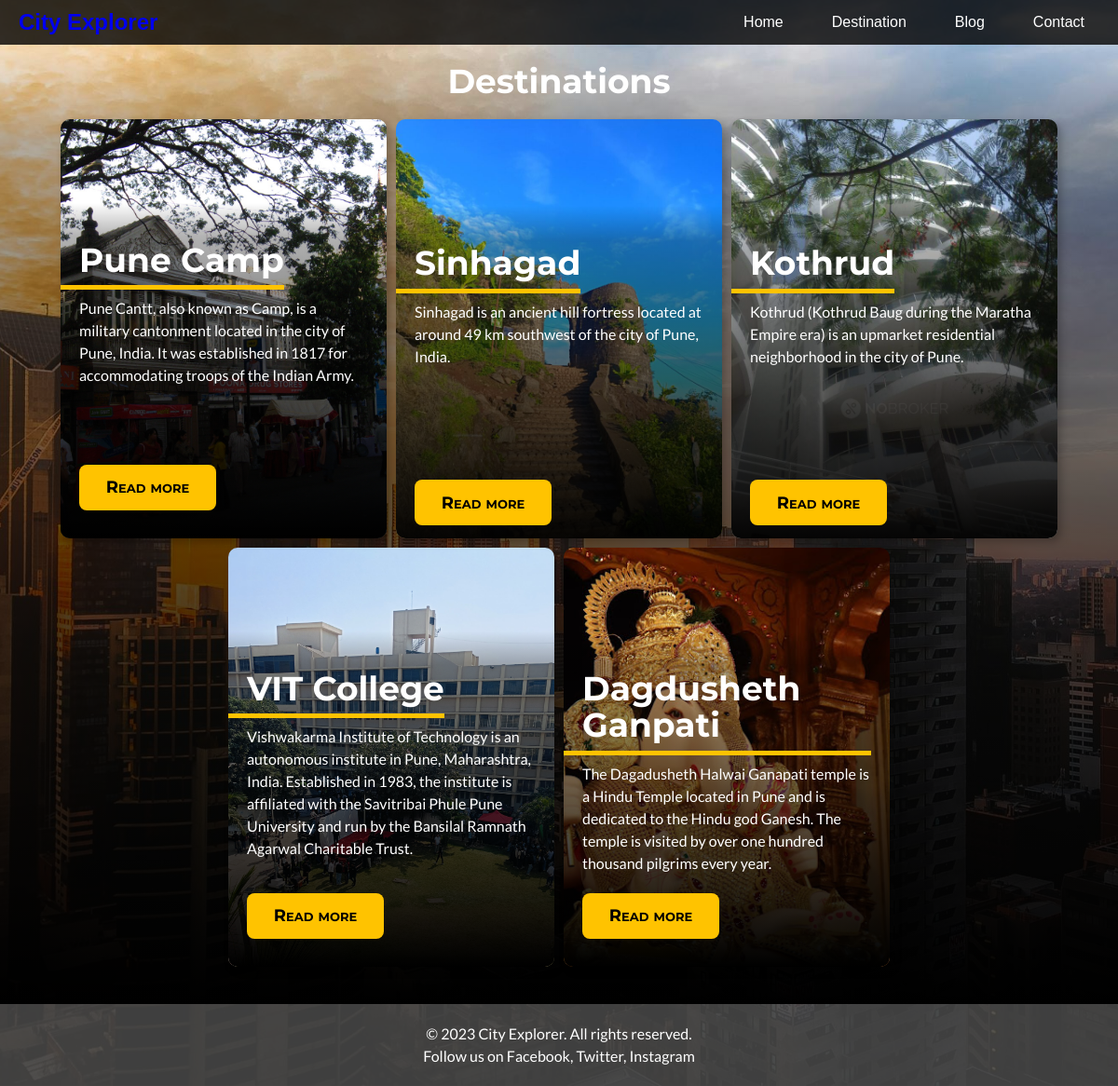
/destinations/, run on the app's committed database.
### destinations/models.py (models this page shows)
class destinations(models.Model):
    dest_name=models.CharField(max_length=100)
    dest_desc=models.TextField()
    dest_image=models.FileField(upload_to="Destinations/",max_length=250,null = True,default=None)
    dest_slug = AutoSlugField(populate_from ="dest_name", unique = True, null = True,default = None)

### ASEP/views.py (the view)
# urls.py: path('destinations/',views.dest),
def dest(reqeust):
    dataHolder= destinations.objects.all()
    data = {
        'title':'Destinations',
        'cardData':dataHolder
    }
    return render(reqeust,'destinations.html',data)

### templates/destinations.html (shortened to what this page needs)
{% extends "index.html" %}
{% block style %}
<link rel="stylesheet" href="/static/css/destinationCards.css">
{% endblock style %}
{% block body %}
<section>
    <h2>Destinations</h2>
  <div class="card_holder">
  {% for i in cardData  %}
  <article class="card">
    <img
      class="card__background"
      src="/media/{{i.dest_image}}"
      alt="{{i.dest_desc}}"
      width="1920"
      height="2193"
    />
    <div class="card__content | flow">
      <div class="card__content--container | flow">
        <h2 class="card__title">{{i.dest_name}}</h2>
        <p class="card__description">
          {{i.dest_desc}}
        </p>
      </div>
      <button class="card__button">Read more</button>
    </div>
  </article>
  {% endfor %}
</section>
{% endblock body %}

### templates/index.html (shortened to what this page needs)
<!DOCTYPE html>
<html lang="en" >
<head>
    {% block head %}
    <link rel="stylesheet" href="/static/css/index.css">
    <link rel="stylesheet" href="/static/css/serviceCard.css">
    {% block style %}
    {% endblock style %}
    {% endblock head %}
</head>
<body class="body">
    <header class="header">
        <div class="logo"><a href='/'>City Explorer</div>
        <nav>
            <ul>
                <li><a href="/">Home</a></li>
                <li><a href="#destination">Destination</a></li>
                <li><a href="#blog">Blog</a></li>
                <li><a href="#contact">Contact</a></li>
            </ul>
        </nav>
    </header>
{% block body %}{% endblock body %}
    <footer class="footer">
        <p>&copy; 2023 City Explorer. All rights reserved.</p>
        <p>Follow us on
            <a href="#" class="footer-link">Facebook</a>,
            <a href="#" class="footer-link">Twitter</a>,
            <a href="#" class="footer-link">Instagram</a>
        </p>
    </footer>
</body>
</html>

### static/css/index.css (style rules this page uses)
.body { margin: 0; font-family: Arial, sans-serif; background-image: url('/static/img/background.jpg'); background-size: cover; background-position: center; display: flex; flex-direction: column; min-height: 100vh; }
.header { background-color: rgba(0, 0, 0, 0.8); color: white; display: flex; justify-content: space-between; align-items: center; padding: 10px 20px; }
.logo { font-size: 24px; font-weight: bold; }
nav ul { list-style-type: none; margin: 0; padding: 0; display: flex; }
nav ul li { margin-left: 20px; }
nav ul li a { color: white; text-decoration: none; padding: 8px 16px; transition: background-color 0.3s; }
.footer { background-color: rgba(68, 68, 68, 0.896); color: white; text-align: center; padding: 20px; margin-top: auto; width: 100%; }
.footer-link { color: white; text-decoration: none; }

### static/css/destinationCards.css (style rules this page uses)
:root { --brand-color: hsl(46, 100%, 50%); --black: hsl(0, 0%, 0%); --white: hsl(0, 0%, 100%); --font-title: "Montserrat", sans-serif; --font-text: "Lato", sans-serif; }
.card_holder { display: flex; justify-content: center; gap: 10px; flex-wrap: wrap; padding: 20px; }
*, *::before, *::after { box-sizing: border-box; }
section, h2, p { margin: 0; }
section { display: grid; place-items: center; padding: 20px; background: linear-gradient( 180deg, hsla(0, 0%, 0%, 0) 0%, hsla(0, 0%, 0%, 0.3) 10%, hsl(0, 0%, 0%) 100% ); }
h2 { font-size: 2.25rem; font-family: var(--font-title); color: var(--white); line-height: 1.1; }
p { font-family: var(--font-text); font-size: 1rem; line-height: 1.5; color: var(--white); }
.flow > * + * { margin-top: var(--flow-space, 1em); }
.card { display: grid; place-items: center; width: 21.875rem; height: 28.125rem; overflow: hidden; border-radius: 0.625rem; box-shadow: 0.25rem 0.25rem 0.5rem rgba(0, 0, 0, 0.25); }
.card > * { grid-column: 1 / 2; grid-row: 1 / 2; }
.card__background { object-fit: cover; max-width: 100%; height: 100%; }
.card__content { --flow-space: 0.9375rem; display: flex; flex-direction: column; justify-content: space-between; align-self: flex-end; height: 80%; padding: 12% 1.25rem 1.875rem; background: linear-gradient( 180deg, hsla(0, 0%, 0%, 0) 0%, hsla(0, 0%, 0%, 0.3) 10%, hsl(0, 0%, 0%) 100% ); }
.card__content--container { --flow-space: 1.25rem; }
.card__title { position: relative; width: fit-content; width: -moz-fit-content; }
.card__title::after { content: ""; position: absolute; height: 0.3125rem; width: calc(100% + 1.25rem); bottom: calc((1.25rem - 0.5rem) * -1); left: -1.25rem; background-color: var(--brand-color); }
.card__button { padding: 0.75em 1.6em; width: fit-content; width: -moz-fit-content; font-variant: small-caps; font-weight: bold; border-radius: 0.45em; border: none; background-color: var(--brand-color); font-family: var(--font-title); font-size: 1.125rem; color: var(--black); }

### templates/index.html (style rules this page uses)
a { text-decoration: none; }

### data on the page
destinations: dest_image (picture), dest_name "Pune Camp", dest_desc "Pune Cantt, also known as Camp, is a military cantonment located in the city of Pune, India. It was established in 1817 for accommodating troops of the Indian Army."
destinations: dest_image (picture), dest_name "Sinhagad", dest_desc "Sinhagad is an ancient hill fortress located at around 49 km southwest of the city of Pune, India."
destinations: dest_image (picture), dest_name "Kothrud", dest_desc "Kothrud (Kothrud Baug during the Maratha Empire era) is an upmarket residential neighborhood in the city of Pune."
destinations: dest_image (picture), dest_name "VIT College", dest_desc "Vishwakarma Institute of Technology is an autonomous institute in Pune, Maharashtra, India. Established in 1983, the institute is affiliated with the Savitribai Phule Pune University and run by the Bansilal Ramnath Agarwal Charitable Trust."
destinations: dest_image (picture), dest_name "Dagdusheth Ganpati", dest_desc "The Dagadusheth Halwai Ganapati temple is a Hindu Temple located in Pune and is dedicated to the Hindu god Ganesh. The temple is visited by over one hundred thousand pilgrims every year."
